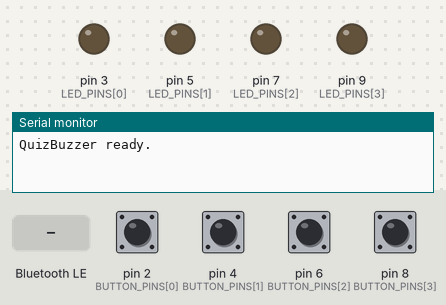
This sketch was run on a simulated Arduino Uno, built with avr-gcc and run on an emulated ATmega328P. On the bench: output pins drawn as LEDs (lit = HIGH), the last lines printed to the serial monitor. Dashed ring = blinking. Inputs (shaded band) come from the test bench; at power-on: pin 2 (BUTTON_PINS[0]), pin 4 (BUTTON_PINS[1]), pin 6 (BUTTON_PINS[2]), pin 8 (BUTTON_PINS[3]) HIGH. Nothing arrives over Bluetooth unless stated; a phone connects over Bluetooth LE 3 s after start.

Above: at 1.7 s.
1.8 s: Bluetooth LE write "1" received
At 3.95 s:
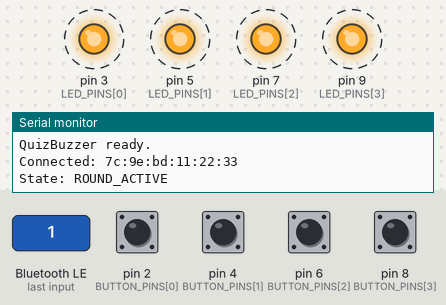
4.8 s: pin 2 (BUTTON_PINS[0]) pulled LOW for 0.15 s
At 5.3 s:
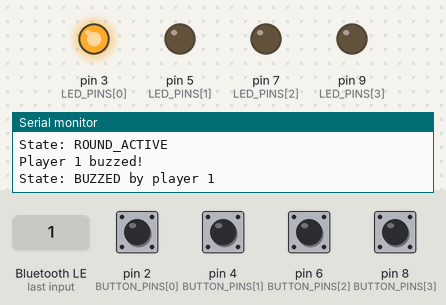
6.4 s: Bluetooth LE write "1" received
At 7.6 s:
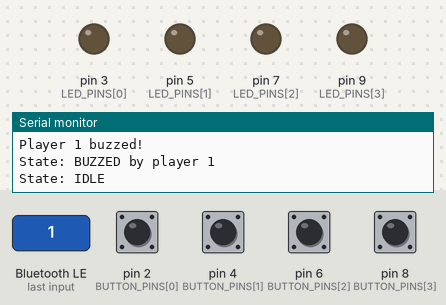
7.9 s: Bluetooth LE write "0" received
At 8.34 s:
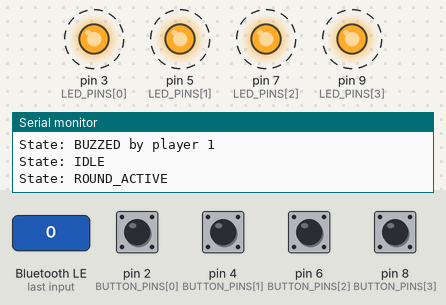
10.9 s: pin 4 (BUTTON_PINS[1]) pulled LOW for 0.15 s
At 11.2 s:
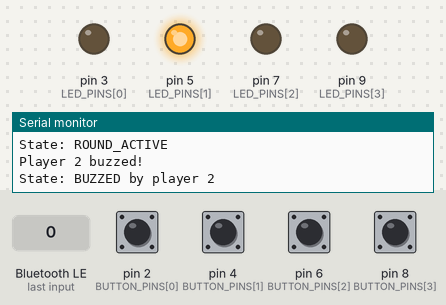
12.5 s: Bluetooth LE write "0" received
At 13.6 s:
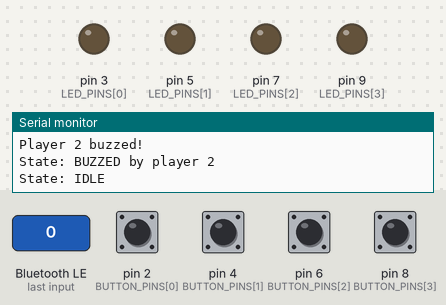
Timing chart, 0 to 15.0 s (numbered marks = the images above; inputs shaded):
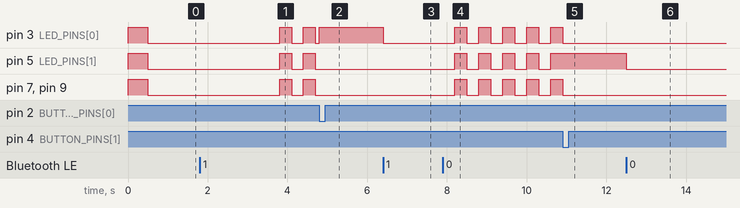

The sketch:

QuizBuzzer_Simple.ino
```cpp
/*
 * Quiz Buzzer System - Arduino UNO R4 WiFi
 * Simple direct-wired version — no I²C, no expander chips
 *
 * Each button module contains only:
 *   - Illuminated momentary push button
 *   - JST XH 3-pin socket
 *
 * All wiring in main unit:
 *   Pin 1 (signal) → Arduino digital input  (D2, D4, D6, D8)
 *   Pin 2 (LED+)   → 220Ω resistor → Arduino PWM output (D3, D5, D7, D9)
 *   Pin 3 (GND)    → GND
 *
 * INPUT_PULLUP used on signal pins:
 *   - Button pressed  = pin reads LOW
 *   - Button released = pin reads HIGH
 *   - Cable unplugged = pin reads HIGH (treated as not pressed, safely ignored)
 *
 * BLE Service UUID:     12345678-1234-1234-1234-123456789abc
 * Characteristics:
 *   Buzzer State UUID:  12345678-1234-1234-1234-123456789ab1  (notify/read)
 *   Reset UUID:         12345678-1234-1234-1234-123456789ab2  (write)
 *   Round Start UUID:   12345678-1234-1234-1234-123456789ab3  (write)
 *   Status UUID:        12345678-1234-1234-1234-123456789ab4  (notify/read)
 */

#include <ArduinoBLE.h>

// --- Pin definitions ---
const int BUTTON_PINS[4] = {2, 4, 6, 8};   // Signal pins (INPUT_PULLUP)
const int LED_PINS[4]    = {3, 5, 7, 9};   // LED pins via 220Ω resistor
const int NUM_PLAYERS    = 4;

// --- BLE UUIDs ---
#define SERVICE_UUID        "12345678-1234-1234-1234-123456789abc"
#define BUZZER_STATE_UUID   "12345678-1234-1234-1234-123456789ab1"
#define RESET_UUID          "12345678-1234-1234-1234-123456789ab2"
#define ROUND_START_UUID    "12345678-1234-1234-1234-123456789ab3"
#define STATUS_UUID         "12345678-1234-1234-1234-123456789ab4"

// --- BLE objects ---
BLEService buzzerService(SERVICE_UUID);
BLEByteCharacteristic buzzerStateChar(BUZZER_STATE_UUID, BLERead | BLENotify);
BLEByteCharacteristic resetChar(RESET_UUID,              BLEWrite);
BLEByteCharacteristic roundStartChar(ROUND_START_UUID,   BLEWrite);
BLEByteCharacteristic statusChar(STATUS_UUID,            BLERead | BLENotify);

// --- Game state ---
enum GameStatus { IDLE = 0, ROUND_ACTIVE = 1, BUZZED = 2 };
GameStatus gameStatus = IDLE;
int buzzedPlayer = 0;

// --- Flash animation ---
unsigned long lastFlashTime = 0;
bool flashState = false;
const int FLASH_INTERVAL_MS = 300;


// --- BLE advertising watchdog ---
unsigned long lastAdvertiseCheck  = 0;
const int ADVERTISE_CHECK_MS      = 5000;  // recheck every 5 seconds

// ─────────────────────────────────────────────
//  Setup
// ─────────────────────────────────────────────
void setup() {
  Serial.begin(9600);

  for (int i = 0; i < NUM_PLAYERS; i++) {
    pinMode(BUTTON_PINS[i], INPUT_PULLUP);
    pinMode(LED_PINS[i], OUTPUT);
    digitalWrite(LED_PINS[i], LOW);
  }

  // Startup LED test
  for (int i = 0; i < NUM_PLAYERS; i++) digitalWrite(LED_PINS[i], HIGH);
  delay(500);
  for (int i = 0; i < NUM_PLAYERS; i++) digitalWrite(LED_PINS[i], LOW);

  // BLE setup
  if (!BLE.begin()) {
    Serial.println("BLE init failed!");
    while (1);
  }

  BLE.setLocalName("QuizBuzzer");
  BLE.setAdvertisedService(buzzerService);
  buzzerService.addCharacteristic(buzzerStateChar);
  buzzerService.addCharacteristic(resetChar);
  buzzerService.addCharacteristic(roundStartChar);
  buzzerService.addCharacteristic(statusChar);
  BLE.addService(buzzerService);

  buzzerStateChar.writeValue(0);
  statusChar.writeValue((byte)IDLE);

  BLE.advertise();
  Serial.println("QuizBuzzer ready.");
}

// ─────────────────────────────────────────────
//  Main loop
// ─────────────────────────────────────────────
void loop() {
  BLEDevice central = BLE.central();

  if (central) {
    Serial.print("Connected: ");
    Serial.println(central.address());

    while (central.connected()) {
      handleBLECommands();
      handleButtons();
      updateLEDs();
    }

    // Central disconnected — reset state and restart advertising.
    // The 500ms delay gives the OS time to fully release the connection
    // handle before we advertise again, which prevents the device from
    // disappearing from Chrome's scan list on reconnect attempts.
    Serial.println("Disconnected — restarting advertise...");
    setIdle();
    BLE.stopAdvertise();
    delay(500);
    BLE.advertise();
    Serial.println("Advertising");

  } else {
    // Not connected — watchdog: periodically bounce the advertiser to
    // unstick the ESP32 co-processor if it has silently stopped advertising.
    if (millis() - lastAdvertiseCheck > ADVERTISE_CHECK_MS) {
      lastAdvertiseCheck = millis();
      BLE.stopAdvertise();
      delay(50);
      BLE.advertise();
    }
  }
}

// ─────────────────────────────────────────────
//  BLE command handler
// ─────────────────────────────────────────────
void handleBLECommands() {
  if (resetChar.written())      setIdle();
  if (roundStartChar.written()) setRoundActive();
}

// ─────────────────────────────────────────────
//  Button handler — immediate trigger
//  Registers instantly on first LOW reading.
//  Double-trigger is impossible since gameStatus
//  changes to BUZZED on first press, causing all
//  subsequent handleButtons() calls to return early.
// ─────────────────────────────────────────────
void handleButtons() {
  if (gameStatus != ROUND_ACTIVE) return;

  for (int i = 0; i < NUM_PLAYERS; i++) {
    if (digitalRead(BUTTON_PINS[i]) == LOW) {
      Serial.print("Player ");
      Serial.print(i + 1);
      Serial.println(" buzzed!");
      setBuzzed(i + 1);
      break;
    }
  }
}

// ─────────────────────────────────────────────
//  LED update
// ─────────────────────────────────────────────
void updateLEDs() {
  unsigned long now = millis();

  switch (gameStatus) {
    case IDLE:
      for (int i = 0; i < NUM_PLAYERS; i++) digitalWrite(LED_PINS[i], LOW);
      break;

    case ROUND_ACTIVE:
      if (now - lastFlashTime >= FLASH_INTERVAL_MS) {
        flashState = !flashState;
        lastFlashTime = now;
        for (int i = 0; i < NUM_PLAYERS; i++) {
          digitalWrite(LED_PINS[i], flashState ? HIGH : LOW);
        }
      }
      break;

    case BUZZED:
      // Winner LED solid on, all others off
      for (int i = 0; i < NUM_PLAYERS; i++) {
        digitalWrite(LED_PINS[i], (i == buzzedPlayer - 1) ? HIGH : LOW);
      }
      break;
  }
}

// ─────────────────────────────────────────────
//  State transitions
// ─────────────────────────────────────────────
void setIdle() {
  gameStatus = IDLE;
  buzzedPlayer = 0;
  buzzerStateChar.writeValue((byte)0);
  statusChar.writeValue((byte)IDLE);
  Serial.println("State: IDLE");
}

void setRoundActive() {
  gameStatus = ROUND_ACTIVE;
  buzzedPlayer = 0;
  buzzerStateChar.writeValue((byte)0);
  statusChar.writeValue((byte)ROUND_ACTIVE);
  flashState = false;
  lastFlashTime = millis();
  Serial.println("State: ROUND_ACTIVE");
}

void setBuzzed(int player) {
  gameStatus = BUZZED;
  buzzedPlayer = player;
  buzzerStateChar.writeValue((byte)player);
  statusChar.writeValue((byte)BUZZED);
  Serial.print("State: BUZZED by player ");
  Serial.println(player);
}
```

Measured:
- after the input at 1.8 s, pin 3 (LED_PINS[0]), pin 5 (LED_PINS[1]), pin 7 (LED_PINS[2]), pin 9 (LED_PINS[3]): alternates HIGH for 0.30 s and LOW for 0.30 s, starting after 2.0 s
- after the input at 4.8 s, pin 5 (LED_PINS[1]), pin 7 (LED_PINS[2]), pin 9 (LED_PINS[3]): stops changing and stays LOW
- after the input at 6.4 s, pin 3 (LED_PINS[0]): HIGH → LOW at once
- after the input at 7.9 s, pin 3 (LED_PINS[0]), pin 5 (LED_PINS[1]), pin 7 (LED_PINS[2]), pin 9 (LED_PINS[3]): alternates HIGH for 0.30 s and LOW for 0.30 s, starting after 0.30 s
- after the input at 10.9 s, pin 3 (LED_PINS[0]), pin 7 (LED_PINS[2]), pin 9 (LED_PINS[3]): stops changing and stays LOW; pin 5 (LED_PINS[1]): stops changing and stays HIGH
- after the input at 12.5 s, pin 5 (LED_PINS[1]): HIGH → LOW at once
